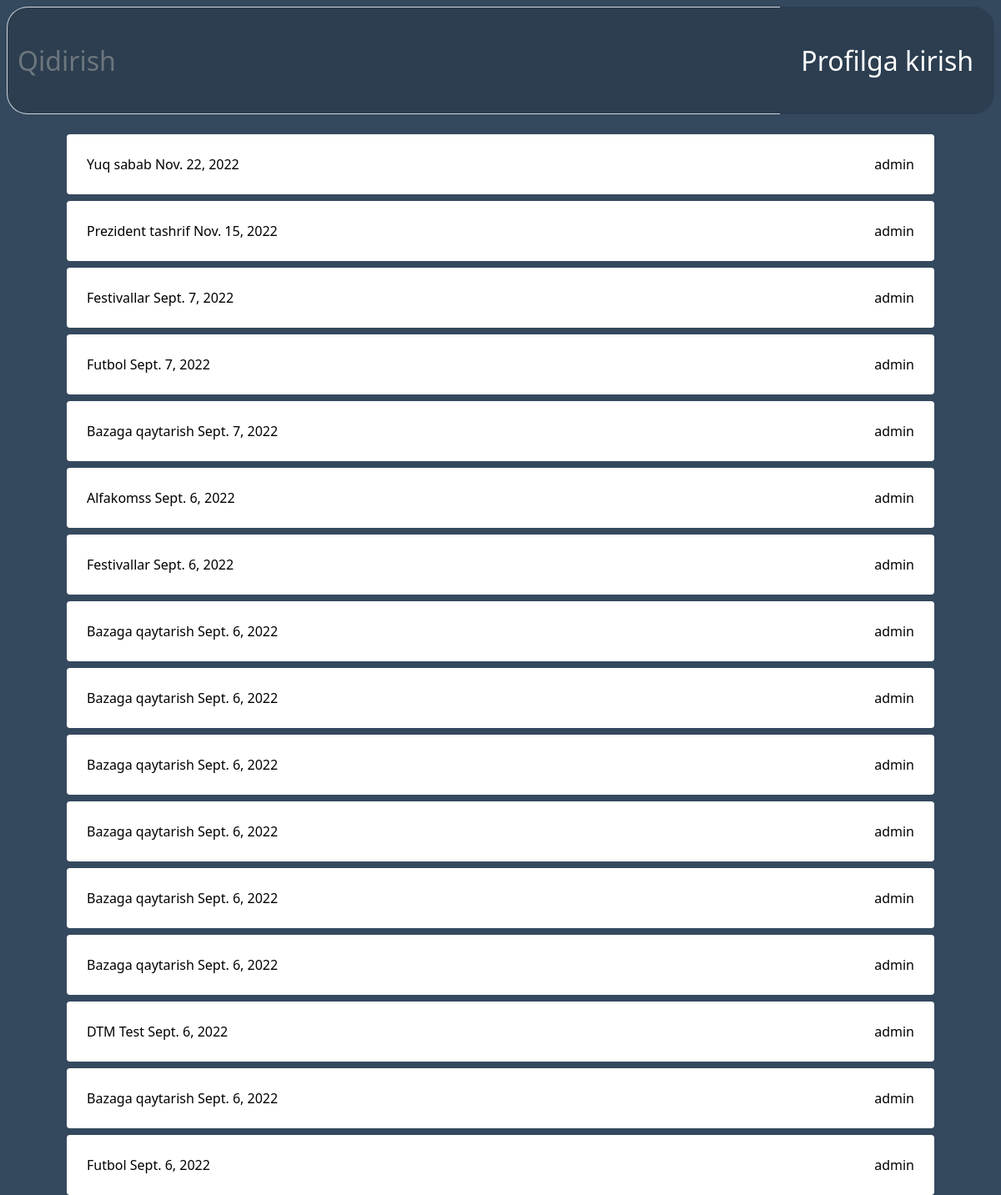
/events/ (signed in), run on the app's committed database.
### apps/models.py (models this page shows, shortened)
class TadbirModel(models.Model):
    nametadbir = models.CharField(max_length=100)
    authuser = models.ForeignKey('auth.user', on_delete=models.CASCADE)
    pub_date = models.DateTimeField(auto_now_add=True)
    closeEvent = models.BooleanField(default=False)  # ombordami yuqmi

### apps/views.py (the view)
# urls.py: path('events/', TadbirViews.as_view(), name='events'),
class TadbirViews(ListView):
    model = TadbirModel
    template_name = 'events.html'

### templates/events.html (shortened to what this page needs)
    {% extends 'base.html' %}
    {% block content %}
    <div class="d-flex flex-column-reverse">
          {% for post in object_list %}
          <div class="searchid mt-2 p-4 bg-white rounded" style="margin-left: 5rem;margin-right: 5rem;" >
          <a href="{%url 'events'%}{{post.id}}" class="text-black "> {{ post.nametadbir }}  {{ post.pub_date | date}}
            <span style="float: right;">{{ post.authuser }}</span>
          </a>
          </div>
      {% endfor %}
    </div>
{% endblock content %}

### static/css/base.css (style rules this page uses)
body { background-color: #34495E; }
a { color:#fff; text-decoration: none; }

### data on the page
TadbirModel: nametadbir "Futbol", pub_date "Sept. 6, 2022", authuser "admin"
TadbirModel: nametadbir "Bazaga qaytarish", pub_date "Sept. 6, 2022", authuser "admin"
TadbirModel: nametadbir "DTM Test", pub_date "Sept. 6, 2022", authuser "admin"
TadbirModel: nametadbir "Bazaga qaytarish", pub_date "Sept. 6, 2022", authuser "admin"
TadbirModel: nametadbir "Bazaga qaytarish", pub_date "Sept. 6, 2022", authuser "admin"
TadbirModel: nametadbir "Bazaga qaytarish", pub_date "Sept. 6, 2022", authuser "admin"
TadbirModel: nametadbir "Bazaga qaytarish", pub_date "Sept. 6, 2022", authuser "admin"
TadbirModel: nametadbir "Bazaga qaytarish", pub_date "Sept. 6, 2022", authuser "admin"
TadbirModel: nametadbir "Bazaga qaytarish", pub_date "Sept. 6, 2022", authuser "admin"
TadbirModel: nametadbir "Festivallar", pub_date "Sept. 6, 2022", authuser "admin"
TadbirModel: nametadbir "Alfakomss", pub_date "Sept. 6, 2022", authuser "admin"
TadbirModel: nametadbir "Bazaga qaytarish", pub_date "Sept. 7, 2022", authuser "admin"
TadbirModel: nametadbir "Futbol", pub_date "Sept. 7, 2022", authuser "admin"
TadbirModel: nametadbir "Festivallar", pub_date "Sept. 7, 2022", authuser "admin"
TadbirModel: nametadbir "Prezident tashrif", pub_date "Nov. 15, 2022", authuser "admin"
TadbirModel: nametadbir "Yuq sabab", pub_date "Nov. 22, 2022", authuser "admin"
